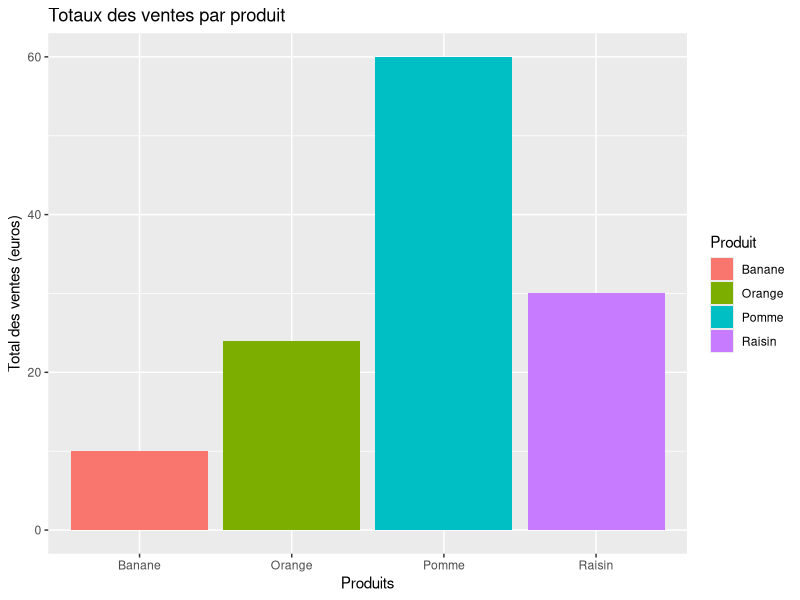

This chart was generated by the following R code:
Produit <- c("Pomme","Orange","Banane","Raisin")
Quantite = c(50, 30, 20, 15)
Prix = c(1.2, 0.8, 0.5, 2.0)

ventes = data.frame(Produit,Quantite,Prix)
total =Quantite * Prix 

ventes['Total']= total

#View(ventes)

library(ggplot2)

x = Produit
y = total

#ggplot(df, aes(x = group, y = count, fill = group)) +
#geom_bar(stat = "identity")

ggplot(ventes, aes(x = Produit, y = Total, fill = Produit)) + geom_bar(stat = "identity") + ggtitle("Totaux des ventes par produit") + xlab("Produits") + ylab("Total des ventes (euros)")